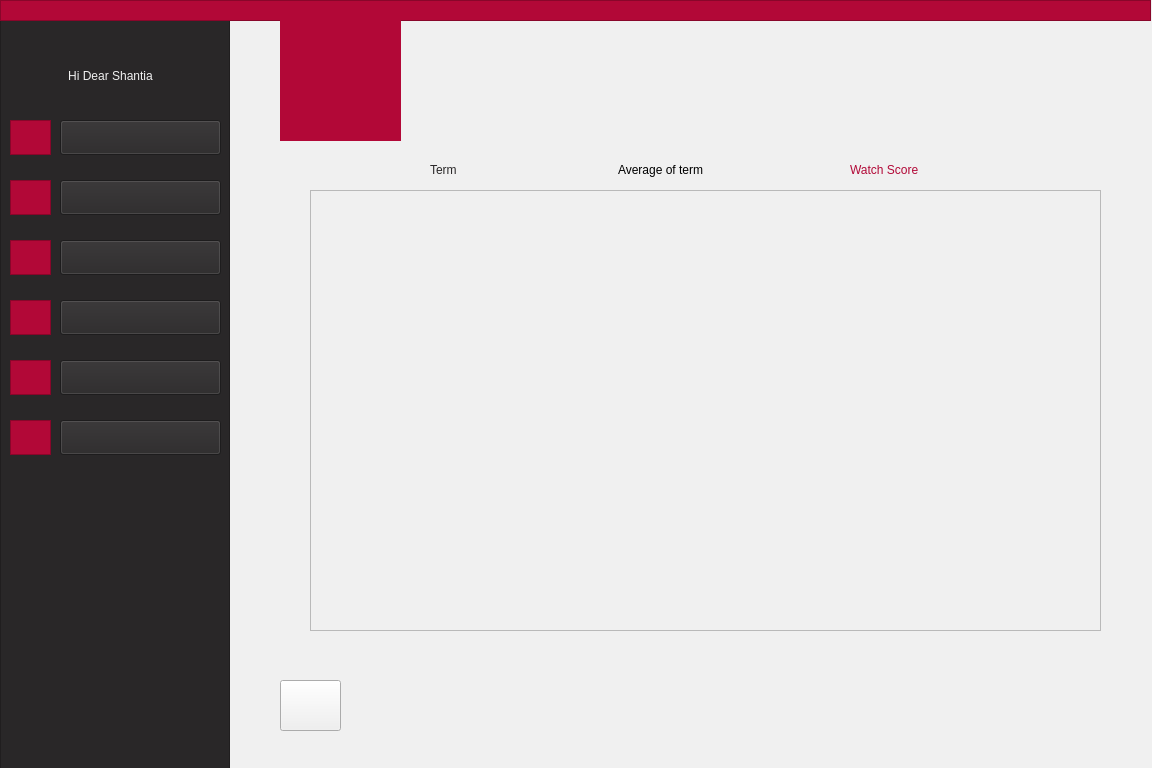
<?xml version="1.0" encoding="UTF-8"?>
<ui version="4.0">
 <class>StudentTerms</class>
 <widget class="QWidget" name="StudentTerms">
  <property name="geometry">
   <rect>
    <x>0</x>
    <y>0</y>
    <width>1152</width>
    <height>768</height>
   </rect>
  </property>
  <property name="minimumSize">
   <size>
    <width>1152</width>
    <height>768</height>
   </size>
  </property>
  <property name="windowTitle">
   <string>Form</string>
  </property>
  <property name="styleSheet">
   <string notr="true">background-color: rgb(240, 240, 240);</string>
  </property>
  <widget class="QPushButton" name="backToMenu">
   <property name="geometry">
    <rect>
     <x>280</x>
     <y>680</y>
     <width>61</width>
     <height>51</height>
    </rect>
   </property>
   <property name="text">
    <string/>
   </property>
  </widget>
  <widget class="QFrame" name="frame_2">
   <property name="geometry">
    <rect>
     <x>0</x>
     <y>20</y>
     <width>230</width>
     <height>768</height>
    </rect>
   </property>
   <property name="styleSheet">
    <string notr="true">background-color: rgb(41, 39, 40);
border-color: rgb(41, 39, 40);</string>
   </property>
   <property name="frameShape">
    <enum>QFrame::StyledPanel</enum>
   </property>
   <property name="frameShadow">
    <enum>QFrame::Raised</enum>
   </property>
   <widget class="QPushButton" name="pushButton">
    <property name="geometry">
     <rect>
      <x>60</x>
      <y>100</y>
      <width>161</width>
      <height>35</height>
     </rect>
    </property>
    <property name="styleSheet">
     <string notr="true">font: 11pt &quot;Montserrat&quot;;
</string>
    </property>
    <property name="text">
     <string/>
    </property>
   </widget>
   <widget class="QPushButton" name="pushButton_2">
    <property name="geometry">
     <rect>
      <x>60</x>
      <y>160</y>
      <width>161</width>
      <height>35</height>
     </rect>
    </property>
    <property name="styleSheet">
     <string notr="true">font: 11pt &quot;Montserrat&quot;;
</string>
    </property>
    <property name="text">
     <string/>
    </property>
   </widget>
   <widget class="QPushButton" name="pushButton_3">
    <property name="geometry">
     <rect>
      <x>60</x>
      <y>220</y>
      <width>161</width>
      <height>35</height>
     </rect>
    </property>
    <property name="styleSheet">
     <string notr="true">font: 11pt &quot;Montserrat&quot;;
</string>
    </property>
    <property name="text">
     <string/>
    </property>
   </widget>
   <widget class="QPushButton" name="pushButton_4">
    <property name="geometry">
     <rect>
      <x>60</x>
      <y>280</y>
      <width>161</width>
      <height>35</height>
     </rect>
    </property>
    <property name="styleSheet">
     <string notr="true">font: 11pt &quot;Montserrat&quot;;
</string>
    </property>
    <property name="text">
     <string/>
    </property>
   </widget>
   <widget class="QFrame" name="frame_3">
    <property name="geometry">
     <rect>
      <x>10</x>
      <y>100</y>
      <width>41</width>
      <height>35</height>
     </rect>
    </property>
    <property name="styleSheet">
     <string notr="true">background-color: rgb(178, 8, 55);
border-color: rgb(178, 8, 55);</string>
    </property>
    <property name="frameShape">
     <enum>QFrame::StyledPanel</enum>
    </property>
    <property name="frameShadow">
     <enum>QFrame::Raised</enum>
    </property>
    <widget class="QLabel" name="label_21">
     <property name="geometry">
      <rect>
       <x>5</x>
       <y>2</y>
       <width>31</width>
       <height>31</height>
      </rect>
     </property>
     <property name="styleSheet">
      <string notr="true"/>
     </property>
     <property name="text">
      <string/>
     </property>
     <property name="pixmap">
      <pixmap resource="icon.qrc">:/icon/profile.png</pixmap>
     </property>
     <property name="scaledContents">
      <bool>true</bool>
     </property>
    </widget>
   </widget>
   <widget class="QFrame" name="frame_5">
    <property name="geometry">
     <rect>
      <x>10</x>
      <y>160</y>
      <width>41</width>
      <height>35</height>
     </rect>
    </property>
    <property name="cursor">
     <cursorShape>ArrowCursor</cursorShape>
    </property>
    <property name="styleSheet">
     <string notr="true">background-color: rgb(178, 8, 55);
border-color: rgb(178, 8, 55);</string>
    </property>
    <property name="frameShape">
     <enum>QFrame::StyledPanel</enum>
    </property>
    <property name="frameShadow">
     <enum>QFrame::Raised</enum>
    </property>
    <widget class="QLabel" name="label_20">
     <property name="geometry">
      <rect>
       <x>5</x>
       <y>2</y>
       <width>31</width>
       <height>31</height>
      </rect>
     </property>
     <property name="text">
      <string/>
     </property>
     <property name="pixmap">
      <pixmap resource="icon.qrc">:/icon/message.png</pixmap>
     </property>
     <property name="scaledContents">
      <bool>true</bool>
     </property>
    </widget>
   </widget>
   <widget class="QFrame" name="frame_6">
    <property name="geometry">
     <rect>
      <x>10</x>
      <y>220</y>
      <width>41</width>
      <height>35</height>
     </rect>
    </property>
    <property name="styleSheet">
     <string notr="true">background-color: rgb(178, 8, 55);
border-color: rgb(178, 8, 55);</string>
    </property>
    <property name="frameShape">
     <enum>QFrame::StyledPanel</enum>
    </property>
    <property name="frameShadow">
     <enum>QFrame::Raised</enum>
    </property>
    <widget class="QLabel" name="label_11">
     <property name="geometry">
      <rect>
       <x>5</x>
       <y>2</y>
       <width>31</width>
       <height>31</height>
      </rect>
     </property>
     <property name="text">
      <string/>
     </property>
     <property name="pixmap">
      <pixmap resource="icon.qrc">:/icon/schedule.png</pixmap>
     </property>
     <property name="scaledContents">
      <bool>true</bool>
     </property>
    </widget>
   </widget>
   <widget class="QFrame" name="frame_7">
    <property name="geometry">
     <rect>
      <x>10</x>
      <y>280</y>
      <width>41</width>
      <height>35</height>
     </rect>
    </property>
    <property name="styleSheet">
     <string notr="true">background-color: rgb(178, 8, 55);
border-color: rgb(178, 8, 55);</string>
    </property>
    <property name="frameShape">
     <enum>QFrame::StyledPanel</enum>
    </property>
    <property name="frameShadow">
     <enum>QFrame::Raised</enum>
    </property>
    <widget class="QLabel" name="label_7">
     <property name="geometry">
      <rect>
       <x>5</x>
       <y>2</y>
       <width>31</width>
       <height>31</height>
      </rect>
     </property>
     <property name="text">
      <string/>
     </property>
     <property name="pixmap">
      <pixmap resource="term-management-icon.qrc">:/icons/icons8-web-64.png</pixmap>
     </property>
     <property name="scaledContents">
      <bool>true</bool>
     </property>
    </widget>
   </widget>
   <widget class="QLabel" name="label_2">
    <property name="geometry">
     <rect>
      <x>20</x>
      <y>40</y>
      <width>181</width>
      <height>31</height>
     </rect>
    </property>
    <property name="styleSheet">
     <string notr="true">font: 11pt &quot;Montserrat&quot;;
color: rgb(240, 240, 240);</string>
    </property>
    <property name="text">
     <string>Hi Dear Shantia</string>
    </property>
    <property name="alignment">
     <set>Qt::AlignCenter</set>
    </property>
   </widget>
   <widget class="QLabel" name="label_3">
    <property name="geometry">
     <rect>
      <x>110</x>
      <y>100</y>
      <width>71</width>
      <height>30</height>
     </rect>
    </property>
    <property name="autoFillBackground">
     <bool>false</bool>
    </property>
    <property name="styleSheet">
     <string notr="true">font: 11pt &quot;Montserrat&quot;;
color: rgb(240, 240, 240);</string>
    </property>
    <property name="lineWidth">
     <number>0</number>
    </property>
    <property name="text">
     <string>Profile</string>
    </property>
    <property name="alignment">
     <set>Qt::AlignCenter</set>
    </property>
   </widget>
   <widget class="QLabel" name="label_4">
    <property name="geometry">
     <rect>
      <x>90</x>
      <y>160</y>
      <width>111</width>
      <height>30</height>
     </rect>
    </property>
    <property name="styleSheet">
     <string notr="true">font: 11pt &quot;Montserrat&quot;;
color: rgb(240, 240, 240);</string>
    </property>
    <property name="text">
     <string>Messages</string>
    </property>
    <property name="alignment">
     <set>Qt::AlignCenter</set>
    </property>
   </widget>
   <widget class="QLabel" name="label_5">
    <property name="geometry">
     <rect>
      <x>60</x>
      <y>220</y>
      <width>161</width>
      <height>30</height>
     </rect>
    </property>
    <property name="styleSheet">
     <string notr="true">font: 11pt &quot;Montserrat&quot;;
color: rgb(240, 240, 240);</string>
    </property>
    <property name="text">
     <string>Weekly Schedule</string>
    </property>
    <property name="alignment">
     <set>Qt::AlignCenter</set>
    </property>
   </widget>
   <widget class="QFrame" name="frame_15">
    <property name="geometry">
     <rect>
      <x>10</x>
      <y>400</y>
      <width>41</width>
      <height>35</height>
     </rect>
    </property>
    <property name="styleSheet">
     <string notr="true">background-color: rgb(178, 8, 55);
border-color: rgb(178, 8, 55);</string>
    </property>
    <property name="frameShape">
     <enum>QFrame::StyledPanel</enum>
    </property>
    <property name="frameShadow">
     <enum>QFrame::Raised</enum>
    </property>
    <widget class="QLabel" name="label_22">
     <property name="geometry">
      <rect>
       <x>5</x>
       <y>2</y>
       <width>31</width>
       <height>31</height>
      </rect>
     </property>
     <property name="text">
      <string/>
     </property>
     <property name="pixmap">
      <pixmap resource="term-management-icon.qrc">:/icons/icons8-survey-50.png</pixmap>
     </property>
     <property name="scaledContents">
      <bool>true</bool>
     </property>
    </widget>
   </widget>
   <widget class="QPushButton" name="pushButton_7">
    <property name="geometry">
     <rect>
      <x>60</x>
      <y>400</y>
      <width>161</width>
      <height>35</height>
     </rect>
    </property>
    <property name="styleSheet">
     <string notr="true">font: 11pt &quot;Montserrat&quot;;
</string>
    </property>
    <property name="text">
     <string/>
    </property>
   </widget>
   <widget class="QPushButton" name="pushButton_6">
    <property name="geometry">
     <rect>
      <x>60</x>
      <y>340</y>
      <width>161</width>
      <height>35</height>
     </rect>
    </property>
    <property name="styleSheet">
     <string notr="true">font: 11pt &quot;Montserrat&quot;;
</string>
    </property>
    <property name="text">
     <string/>
    </property>
   </widget>
   <widget class="QFrame" name="frame_16">
    <property name="geometry">
     <rect>
      <x>10</x>
      <y>340</y>
      <width>41</width>
      <height>35</height>
     </rect>
    </property>
    <property name="styleSheet">
     <string notr="true">background-color: rgb(178, 8, 55);
border-color: rgb(178, 8, 55);</string>
    </property>
    <property name="frameShape">
     <enum>QFrame::StyledPanel</enum>
    </property>
    <property name="frameShadow">
     <enum>QFrame::Raised</enum>
    </property>
    <widget class="QLabel" name="label_10">
     <property name="geometry">
      <rect>
       <x>5</x>
       <y>2</y>
       <width>31</width>
       <height>31</height>
      </rect>
     </property>
     <property name="text">
      <string/>
     </property>
     <property name="pixmap">
      <pixmap resource="term-management-icon.qrc">:/icons/icons8-view-headline-50.png</pixmap>
     </property>
     <property name="scaledContents">
      <bool>true</bool>
     </property>
    </widget>
   </widget>
   <widget class="QLabel" name="label_6">
    <property name="geometry">
     <rect>
      <x>95</x>
      <y>290</y>
      <width>111</width>
      <height>20</height>
     </rect>
    </property>
    <property name="styleSheet">
     <string notr="true">font: 11pt &quot;Montserrat&quot;;
color: rgb(240, 240, 240);</string>
    </property>
    <property name="text">
     <string>Enrollment</string>
    </property>
   </widget>
   <widget class="QLabel" name="label_23">
    <property name="geometry">
     <rect>
      <x>90</x>
      <y>350</y>
      <width>121</width>
      <height>20</height>
     </rect>
    </property>
    <property name="styleSheet">
     <string notr="true">font: 11pt &quot;Montserrat&quot;;
color: rgb(240, 240, 240);</string>
    </property>
    <property name="text">
     <string>View Scores</string>
    </property>
   </widget>
   <widget class="QLabel" name="label_24">
    <property name="geometry">
     <rect>
      <x>80</x>
      <y>410</y>
      <width>141</width>
      <height>20</height>
     </rect>
    </property>
    <property name="styleSheet">
     <string notr="true">font: 11pt &quot;Montserrat&quot;;
color: rgb(240, 240, 240);</string>
    </property>
    <property name="text">
     <string>Teacher Survey</string>
    </property>
   </widget>
   <zorder>frame_5</zorder>
   <zorder>frame_6</zorder>
   <zorder>frame_7</zorder>
   <zorder>label_2</zorder>
   <zorder>label_3</zorder>
   <zorder>label_4</zorder>
   <zorder>label_5</zorder>
   <zorder>frame_3</zorder>
   <zorder>pushButton</zorder>
   <zorder>pushButton_2</zorder>
   <zorder>pushButton_3</zorder>
   <zorder>frame_15</zorder>
   <zorder>frame_16</zorder>
   <zorder>label_6</zorder>
   <zorder>label_23</zorder>
   <zorder>label_24</zorder>
   <zorder>pushButton_6</zorder>
   <zorder>pushButton_7</zorder>
   <zorder>pushButton_4</zorder>
  </widget>
  <widget class="QFrame" name="frame">
   <property name="geometry">
    <rect>
     <x>0</x>
     <y>0</y>
     <width>1151</width>
     <height>21</height>
    </rect>
   </property>
   <property name="styleSheet">
    <string notr="true">background-color: rgb(178, 8, 55);
border-color: rgb(178, 8, 55);</string>
   </property>
   <property name="frameShape">
    <enum>QFrame::StyledPanel</enum>
   </property>
   <property name="frameShadow">
    <enum>QFrame::Raised</enum>
   </property>
  </widget>
  <widget class="QLabel" name="label">
   <property name="geometry">
    <rect>
     <x>280</x>
     <y>20</y>
     <width>121</width>
     <height>121</height>
    </rect>
   </property>
   <property name="styleSheet">
    <string notr="true">background-color: rgb(178, 8, 55);
border-color: rgb(178, 8, 55);
</string>
   </property>
   <property name="text">
    <string/>
   </property>
   <property name="pixmap">
    <pixmap>:/AjaxLogo/filename.jpg</pixmap>
   </property>
   <property name="scaledContents">
    <bool>true</bool>
   </property>
   <property name="alignment">
    <set>Qt::AlignCenter</set>
   </property>
  </widget>
  <widget class="QLabel" name="label_14">
   <property name="geometry">
    <rect>
     <x>280</x>
     <y>680</y>
     <width>41</width>
     <height>46</height>
    </rect>
   </property>
   <property name="styleSheet">
    <string>font: 9pt &quot;Montserrat&quot;;
color: rgb(178, 8, 55);</string>
   </property>
   <property name="text">
    <string/>
   </property>
   <property name="pixmap">
    <pixmap resource="arrowIcon.qrc">:/new/prefix1/icons8-left-arrow-50.png</pixmap>
   </property>
   <property name="scaledContents">
    <bool>true</bool>
   </property>
  </widget>
  <widget class="QLabel" name="label_9">
   <property name="geometry">
    <rect>
     <x>285</x>
     <y>20</y>
     <width>111</width>
     <height>111</height>
    </rect>
   </property>
   <property name="styleSheet">
    <string notr="true">background-color: rgb(178, 8, 55);</string>
   </property>
   <property name="text">
    <string/>
   </property>
   <property name="pixmap">
    <pixmap resource="pictures.qrc">:/logo/filename.jpg</pixmap>
   </property>
   <property name="scaledContents">
    <bool>true</bool>
   </property>
  </widget>
  <widget class="QScrollArea" name="scrollArea">
   <property name="geometry">
    <rect>
     <x>310</x>
     <y>190</y>
     <width>791</width>
     <height>441</height>
    </rect>
   </property>
   <property name="widgetResizable">
    <bool>true</bool>
   </property>
   <widget class="QWidget" name="scrollAreaWidgetContents">
    <property name="geometry">
     <rect>
      <x>0</x>
      <y>0</y>
      <width>789</width>
      <height>439</height>
     </rect>
    </property>
    <layout class="QVBoxLayout" name="verticalLayout_3">
     <item>
      <layout class="QVBoxLayout" name="verticalLayout_2"/>
     </item>
    </layout>
   </widget>
  </widget>
  <widget class="QLabel" name="label_8">
   <property name="geometry">
    <rect>
     <x>430</x>
     <y>160</y>
     <width>63</width>
     <height>20</height>
    </rect>
   </property>
   <property name="styleSheet">
    <string notr="true">font: 10pt &quot;Montserrat&quot;;
color: rgb(41, 39, 40);</string>
   </property>
   <property name="text">
    <string>Term</string>
   </property>
  </widget>
  <widget class="QLabel" name="label_13">
   <property name="geometry">
    <rect>
     <x>850</x>
     <y>160</y>
     <width>111</width>
     <height>20</height>
    </rect>
   </property>
   <property name="styleSheet">
    <string notr="true">font: 10pt &quot;Montserrat&quot;;
color: rgb(178, 8, 55);</string>
   </property>
   <property name="text">
    <string>Watch Score</string>
   </property>
  </widget>
  <widget class="QLabel" name="label_12">
   <property name="geometry">
    <rect>
     <x>618</x>
     <y>160</y>
     <width>131</width>
     <height>20</height>
    </rect>
   </property>
   <property name="text">
    <string>Average of term</string>
   </property>
  </widget>
  <zorder>frame_2</zorder>
  <zorder>frame</zorder>
  <zorder>label</zorder>
  <zorder>label_14</zorder>
  <zorder>label_9</zorder>
  <zorder>scrollArea</zorder>
  <zorder>backToMenu</zorder>
  <zorder>label_8</zorder>
  <zorder>label_13</zorder>
  <zorder>label_12</zorder>
 </widget>
 <resources>
  <include location="arrowIcon.qrc"/>
  <include location="term-management-icon.qrc"/>
  <include location="icon.qrc"/>
  <include location="pictures.qrc"/>
 </resources>
 <connections/>
</ui>
